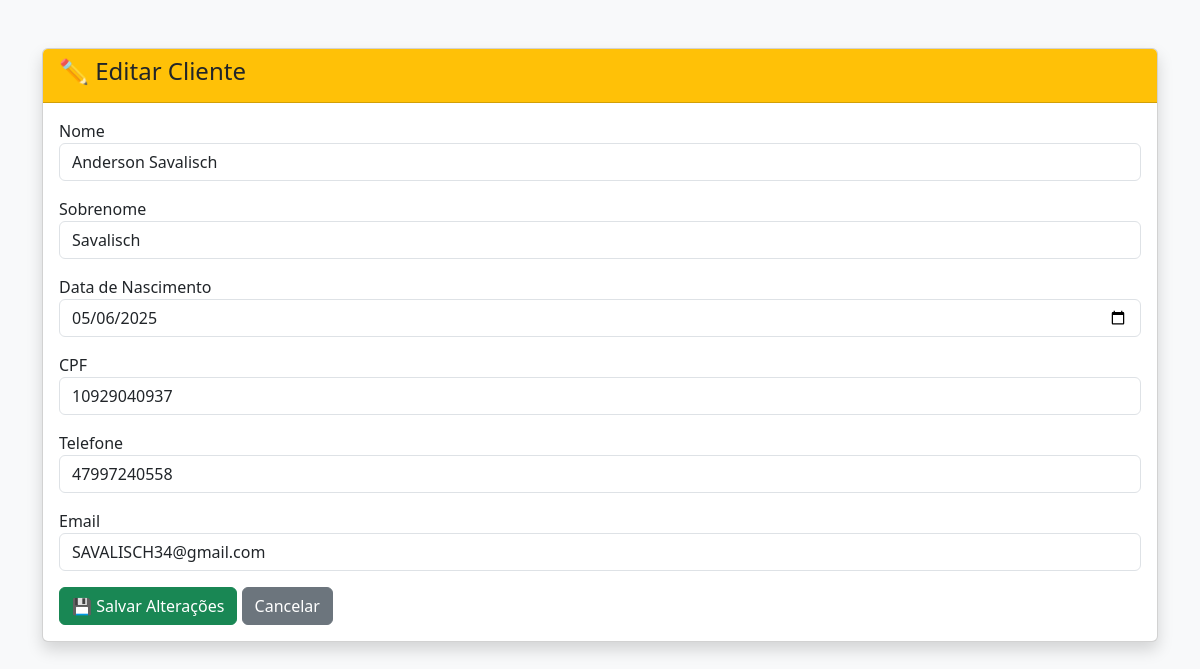
The page /editar/2/ on the database its author committed.
### core/models.py (models this page shows, shortened)
class Cliente(models.Model):
    nome = models.CharField(max_length=200)
    sobrenome = models.CharField(max_length=200, null=True, blank=True)
    cpf = models.CharField(max_length=30, null=True, blank=True)
    telefone = models.CharField(max_length=30, null=True, blank=True)
    email = models.EmailField(max_length=100, null=True, blank=True)
    data_nascimento = models.DateField(null=True, blank=True)

### core/views.py (the view, shortened to what this page needs)
# urls.py: path('editar/<int:id>/', views.editar_cliente, name='editar_cliente'),
def editar_cliente(request, id):
    cliente = get_object_or_404(Cliente, id=id)
    return render(request, 'editar_cliente.html', {'cliente': cliente})

### core/templates/editar_cliente.html (shortened to what this page needs)
{% load bootstrap5 %}
<!DOCTYPE html>
<html>
<head>
    {% bootstrap_css %}
</head>
<body class="bg-light">
<div class="container mt-5">
    <div class="card shadow">
        <div class="card-header bg-warning">
            <h4>✏ Editar Cliente</h4>
        </div>
        <div class="card-body">
            <form method="post">
                <div class="mb-3">
                    <label>Nome</label>
                    <input type="text" name="nome"
                           class="form-control"
                           value="{{ cliente.nome }}">
                </div>
                <div class="mb-3">
                    <label>Sobrenome</label>
                    <input type="text" name="sobrenome"
                           class="form-control"
                           value="{{ cliente.sobrenome }}">
                </div>
                <div class="mb-3">
                    <label>Data de Nascimento</label>
                    <input type="date" name="data_nascimento"
                           class="form-control"
                           value="{{ cliente.data_nascimento|date:'Y-m-d' }}">
                </div>
                <div class="mb-3">
                    <label>CPF</label>
                    <input type="text" name="cpf"
                           class="form-control"
                           value="{{ cliente.cpf }}">
                </div>
                <div class="mb-3">
                    <label>Telefone</label>
                    <input type="text" name="telefone"
                           class="form-control"
                           value="{{ cliente.telefone }}">
                </div>
                <div class="mb-3">
                    <label>Email</label>
                    <input type="email" name="email"
                           class="form-control"
                           value="{{ cliente.email }}">
                </div>
                <button type="submit" class="btn btn-success">
                    💾 Salvar Alterações
                </button>
                <a href="{% url 'urlclientes' %}"
                   class="btn btn-secondary">
                    Cancelar
                </a>
            </form>
        </div>
    </div>
</div>
</body>
</html>

### rows shown on the page
Cliente: nome "Anderson Savalisch", sobrenome "Savalisch", data_nascimento "05/06/2025", cpf "10929040937", telefone "47997240558", email "SAVALISCH34@gmail.com"
